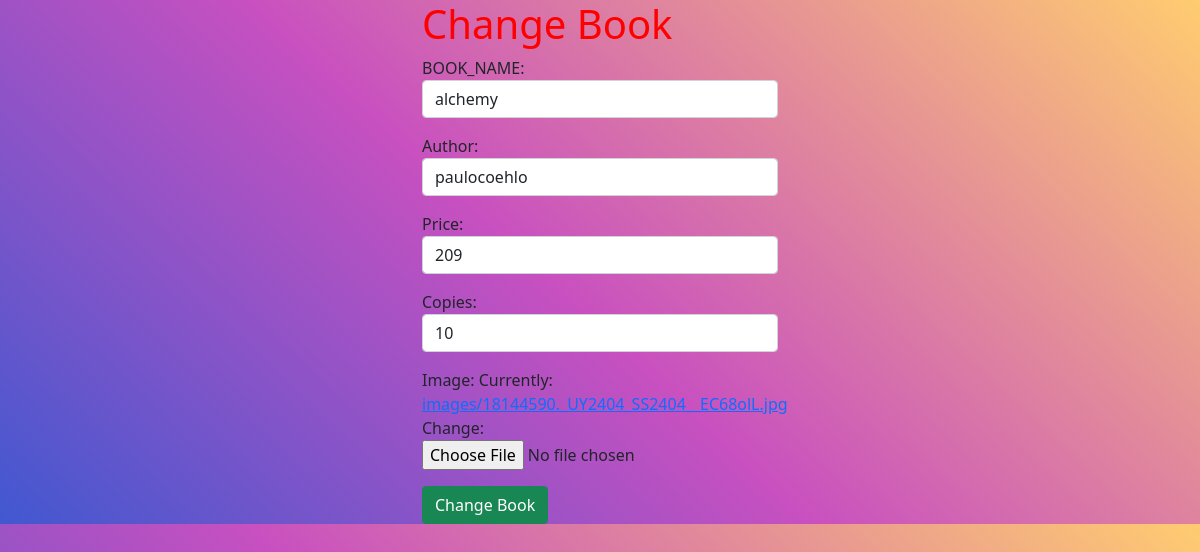
Page /books/change/2 on the committed database.
### book/models.py (models this page shows, shortened)
class Book(models.Model):
    book_name=models.CharField(max_length=120,unique=True)
    author=models.CharField(max_length=120)
    price=models.PositiveIntegerField(default=20)
    copies=models.PositiveIntegerField(default=1)
    image=models.ImageField(upload_to="images",null=True)

### book/views.py (the view)
# urls.py: path("change/<int:id>",views.BookUpdateView.as_view(),name="changebook"),
class BookUpdateView(UpdateView):
    model= Book
    form_class = BookForm
    template_name = "book_edit.html"
    pk_url_kwarg = "id"
    success_url = reverse_lazy("listbook")

### book/forms.py
class BookForm(ModelForm):
    class Meta:
        model=Book
        fields=["book_name","author","price","copies","image"]
        widgets={
            "book_name":forms.TextInput(attrs={'class':'form-control'}),
            "author":forms.TextInput(attrs={'class':'form-control'}),
            "price":forms.NumberInput(attrs={'class':'form-control'}),
            "copies":forms.NumberInput(attrs={'class':'form-control'}),
        }
        labels={
            "book_name":"BOOK_NAME"
        }

### book/templates/book_edit.html (shortened to what this page needs)
<!DOCTYPE html>
{%load static%}
<html lang="en">
<head>
<link href="https://cdn.jsdelivr.net/npm/bootstrap@5.1.2/dist/css/bootstrap.min.css" rel="stylesheet"
>
    <link rel="stylesheet" href="{%static 'css/style.css'%}">
</head>
<body>
<div class="container">
  <div class="row">
    <div class="col-4"></div>
    <div class="col-4">
        <h1>Change Book</h1>
        <form action=""method="post">
            {{ form.as_p}}
         <button type="submit" class="btn btn-success">Change Book</button>
        </form>
    </div>
    <div class="col-4"></div>
  </div>
</div>
</body>
</html>

### book/static/css/style.css (style rules this page uses)
h1 { color:red; }
body { background-color: #4158D0; background-image: linear-gradient(43deg, #4158D0 0%, #C850C0 46%, #FFCC70 100%); }

### rows in the picture
Book: book_name "alchemy", author "paulocoehlo", price "209", copies "10"
